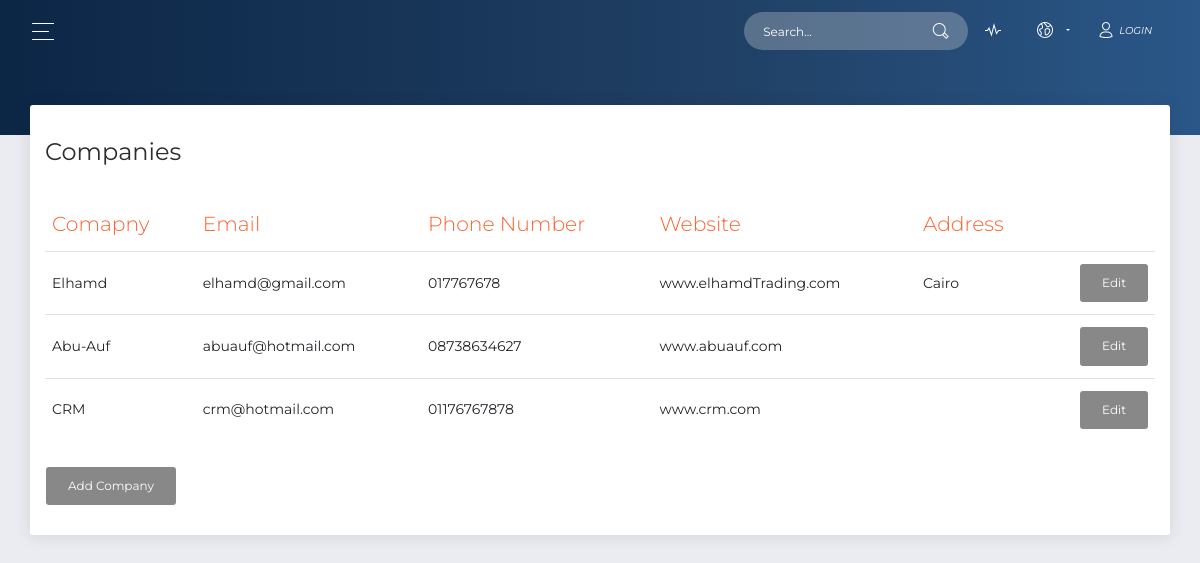
Page /public/companiesList.php on the committed database.
### tables this page shows
CREATE TABLE `company` (
  `company_id` int(6) UNSIGNED NOT NULL,
  `company_name` varchar(20) DEFAULT NULL,
  `email` varchar(50) DEFAULT NULL,
  `url` varchar(50) DEFAULT NULL,
  `phoneNumber` varchar(30) DEFAULT NULL,
  `address` varchar(30) NOT NULL,
  `type` varchar(20) DEFAULT NULL
);

### app/db/dbh.php (called while the page is built, shortened)
<?php
class DBh
{
    private $servername;
    private $username;
    private $password;
    private $dbname;
    private $conn;
	function __construct() {
		$this->servername = DB_SERVER;
		$this->username = DB_USER;
		$this->password = DB_PASS;
		$this->dbname = DB_DATABASE;
	}
    public function connect()
    {
        $this->conn = new mysqli($this->servername, $this->username, $this->password, $this->dbname);
        return $this->conn;
    }
    function query($sql)
    {
        if (!empty($sql))
        {
            $this->result = $this->conn->query($sql);
            return $this->result;
        }
        else
        {
            return false;
        }
    }
}
?>

### app/model/model.php (called while the page is built, shortened)
<?php
require_once("../app/db/dbh.php");
abstract class Model
{
    protected $dbh;
    protected $conn;
    public function connect()
    {
        if(null === $this->conn)
        {
            $this->dbh = new Dbh();
        }
        return $this->dbh;
    }
}
?>

### app/model/companies_model.php (called while the page is built, shortened)
<?php
require_once(__ROOT__ . "model/model.php");
require_once(__ROOT__ . "model/company_model.php");
class COmpanies extends model
{
    private $companies;
    function __construct()
    {
        $this->fillArray();
    }
    function fillArray()
    {
        $this->companies = array();
        $this->dbh = $this->connect();
        $result = $this->readCompanies();
        while($row = $result->fetch_assoc())
        {
            array_push($this->companies, new Company($row["company_id"], $row["company_name"], $row["type"], $row["email"],
                                                     $row["url"], $row["phoneNumber"], $row["address"]));
        }
    }
    function readCompanies()
    {
        $sql = "SELECT * FROM company";
        $result = $this->dbh->query($sql);
        if($result->num_rows > 0)
        {
            return $result;
        }
        else
        {
            return false;
        }
    }
    function getComapnies()
    {
		$this->fillArray();
		return $this->companies;
	}
}
?>

### app/view/view.php (called while the page is built, shortened)
<?php
abstract class View
{
    public function __construct($controller, $model)
    {
        $this->model = $model;
    }
}
?>

### app/model/company_model.php (called while the page is built, shortened)
<?php
    require_once(__ROOT__ . "model/model.php");
?>
<?php
class Company extends Model
{
  private $company_name;
  private $email;
  private $url;
  private $phoneNumber;
  private $address;
  function __construct($company_id, $company_name="", $type="", $email="", $url="", $phoneNumber="", $address="")
  {
    if("" === $company_name)
    {
      $this->readCompany($company_id);
    }
    else
    {
      $this->company_name = $company_name;
      $this->email = $email;
      $this->url = $url;
      $this->phoneNumber = $phoneNumber;
      $this->address = $address;
    }
  }
  function getName() {
    return $this->company_name;
  }
  function getEmail() {
    return $this->email;
  }
  function getURL() {
    return $this->url;
  }
  function getPhoneNumber() {
    return $this->phoneNumber;
  }
  function getAddress() {
    return $this->address;
  }
}
?>

### app/view/companies_view.php (the view)
<?php
require_once(__ROOT__ . "view/view.php");
class CompaniesView extends View
{
    public function output()
    {
        $str = "";
        $str.=' <div class="table-responsive"> <table class="table"> ';
        $str.=' <thead class=" text-primary"> ';
        $str.=' <th> Comapny </th> ';
        $str.=' <th> Email </th> ';
        $str.=' <th> Phone Number </th> ';
        $str.=' <th> Website </th> ';
        $str.=' <th> Address </th> ';
        $str.=' <th class="text-right"> </th> ';
        $str.=' </thead> <tbody> ';
        foreach($this->model->getComapnies() as $Company)
        {
            $str.=' <tr>';
            $str.=' <td>  '.$Company->getName().'  </td> ';
            $str.=' <td>  '.$Company->getEmail().'  </td> ';
            $str.=' <td>  '.$Company->getPhoneNumber().'  </td> ';
            $str.=' <td>  '.$Company->getURL().'  </td> ';
            $str.=' <td>  '.$Company->getAddress().'  </td> ';
            $str.=' <td class="text-right"><a class="btn" href="editCompany.php"> Edit </a></td> ';
            $str.=' </tr> ';
        }
        $str.=' </tbody> ';
        $str.=' </table> ';
        $str.=' <a class="btn" href="addCompany.php"> Add Company </a> ';
        $str.=' </div> ';
        return $str;
    }
}
?>

### public/companiesList.php (shortened to what this page needs)
<?php  define('__ROOT__', "../app/");
require_once(__ROOT__ . "model/company_model.php");
require_once(__ROOT__ . "model/companies_model.php");
require_once(__ROOT__ . "view/companies_view.php");
$model = new Companies();
$controller = new CompanyController($model);
$view = new CompaniesView($controller, $model);
?>
<!DOCTYPE html>
<html lang="en">
<head>
    <link rel="stylesheet" href="https://use.fontawesome.com/releases/v5.7.1/css/all.css"
>
    <link href="../assets/css/bootstrap.min.css" rel="stylesheet" />
    <link href="../assets/css/now-ui-dashboard.css?v=1.5.0" rel="stylesheet" />
</head>
<body class="">
    <div class="wrapper ">
        <div class="main-panel" id="main-panel">
            <nav class="navbar navbar-expand-lg navbar-transparent  bg-primary  navbar-absolute">
                <div class="container-fluid">
                    <div class="navbar-wrapper">
                        <div class="navbar-toggle">
                            <button type="button" class="navbar-toggler">
                                <span class="navbar-toggler-bar bar1"></span>
                                <span class="navbar-toggler-bar bar2"></span>
                                <span class="navbar-toggler-bar bar3"></span>
                            </button>
                        </div>
                    </div>
                    <div class="collapse navbar-collapse justify-content-end" id="navigation">
                        <form>
                            <div class="input-group no-border">
                                <input type="text" value="" class="form-control" placeholder="Search...">
                                <div class="input-group-append">
                                    <div class="input-group-text"><i class="now-ui-icons ui-1_zoom-bold"></i>
                                    </div>
                                </div>
                            </div>
                        </form>
                        <ul class="navbar-nav">
                            <li class="nav-item">
                                <a class="nav-link" href="#pablo"> <i class="now-ui-icons media-2_sound-wave"></i>
                                </a>
                            </li>
                            <li class="nav-item dropdown">
                                <a class="nav-link dropdown-toggle" id="navbarDropdownMenuLink" data-toggle="dropdown" aria-haspopup="true" aria-expanded="false">
                                    <i class="now-ui-icons location_world"></i>
                                </a>
                            </li>
                            <li class="nav-item">
                                <a class="nav-link" href="login.html">
                                    <i class="now-ui-icons users_single-02"></i>
                                    <i>Login</i>
                                </a>
                            </li>
                        </ul>
                    </div>
                </div>
            </nav>
            <div class="panel-header panel-header-sm">
            </div>
            <div class="content">
                <div class="row">
                    <div class=" col-md-12">
                        <div class="card">
                            <div class="card-header">
                              <h4 class="card-title">Companies</h4>
                            </div>
                            <div class="card-body">
                                <?php
                                    echo $view->output();
                                ?>
                            </div>
                        </div>
                    </div>
                </div>
            </div>
        </div>
</body>
</html>

### rows in the picture
company: company_name "Elhamd", email "elhamd@gmail.com", phoneNumber "017767678", url "www.elhamdTrading.com", address "Cairo"
company: company_name "Abu-Auf", email "abuauf@hotmail.com", phoneNumber "08738634627", url "www.abuauf.com"
company: company_name "CRM", email "crm@hotmail.com", phoneNumber "01176767878", url "www.crm.com"
